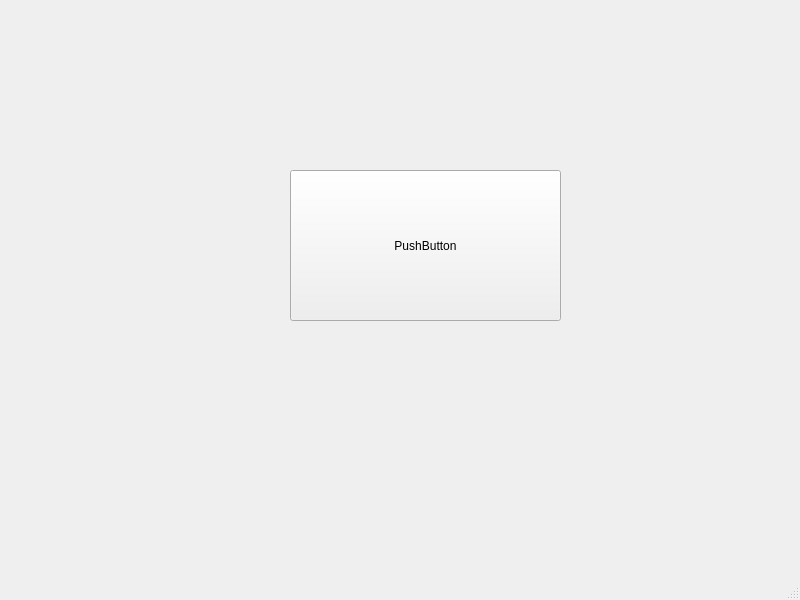
<?xml version="1.0" encoding="UTF-8"?>
<ui version="4.0">
 <class>MainWindow</class>
 <widget class="QMainWindow" name="MainWindow">
  <property name="geometry">
   <rect>
    <x>0</x>
    <y>0</y>
    <width>800</width>
    <height>600</height>
   </rect>
  </property>
  <property name="windowTitle">
   <string>MainWindow</string>
  </property>
  <widget class="QWidget" name="centralwidget">
   <widget class="QPushButton" name="pushButton">
    <property name="geometry">
     <rect>
      <x>290</x>
      <y>170</y>
      <width>271</width>
      <height>151</height>
     </rect>
    </property>
    <property name="text">
     <string>PushButton</string>
    </property>
   </widget>
  </widget>
  <widget class="QMenuBar" name="menubar">
   <property name="geometry">
    <rect>
     <x>0</x>
     <y>0</y>
     <width>800</width>
     <height>21</height>
    </rect>
   </property>
  </widget>
  <widget class="QStatusBar" name="statusbar"/>
 </widget>
 <resources/>
 <connections/>
</ui>
